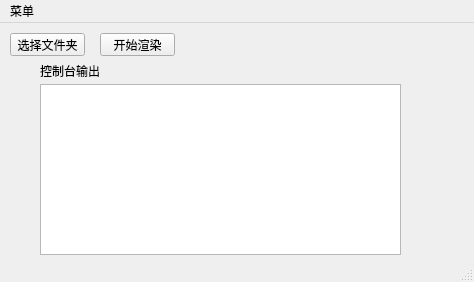
<?xml version="1.0" encoding="UTF-8"?>
<ui version="4.0">
 <class>MainWindow</class>
 <widget class="QMainWindow" name="MainWindow">
  <property name="geometry">
   <rect>
    <x>0</x>
    <y>0</y>
    <width>474</width>
    <height>282</height>
   </rect>
  </property>
  <property name="windowTitle">
   <string>MainWindow</string>
  </property>
  <widget class="QWidget" name="centralwidget">
   <widget class="QPushButton" name="button_file">
    <property name="geometry">
     <rect>
      <x>10</x>
      <y>10</y>
      <width>75</width>
      <height>23</height>
     </rect>
    </property>
    <property name="text">
     <string>选择文件夹</string>
    </property>
   </widget>
   <widget class="QPushButton" name="button_start">
    <property name="geometry">
     <rect>
      <x>100</x>
      <y>10</y>
      <width>75</width>
      <height>23</height>
     </rect>
    </property>
    <property name="text">
     <string>开始渲染</string>
    </property>
   </widget>
   <widget class="QTextBrowser" name="text_console">
    <property name="geometry">
     <rect>
      <x>40</x>
      <y>61</y>
      <width>361</width>
      <height>171</height>
     </rect>
    </property>
   </widget>
   <widget class="QLabel" name="label">
    <property name="geometry">
     <rect>
      <x>40</x>
      <y>40</y>
      <width>71</width>
      <height>16</height>
     </rect>
    </property>
    <property name="text">
     <string>控制台输出</string>
    </property>
   </widget>
  </widget>
  <widget class="QMenuBar" name="menubar">
   <property name="geometry">
    <rect>
     <x>0</x>
     <y>0</y>
     <width>474</width>
     <height>23</height>
    </rect>
   </property>
   <widget class="QMenu" name="menu">
    <property name="title">
     <string>菜单</string>
    </property>
    <addaction name="action"/>
   </widget>
   <addaction name="menu"/>
  </widget>
  <widget class="QStatusBar" name="statusbar"/>
  <action name="action">
   <property name="text">
    <string>退出</string>
   </property>
  </action>
 </widget>
 <resources/>
 <connections/>
</ui>
